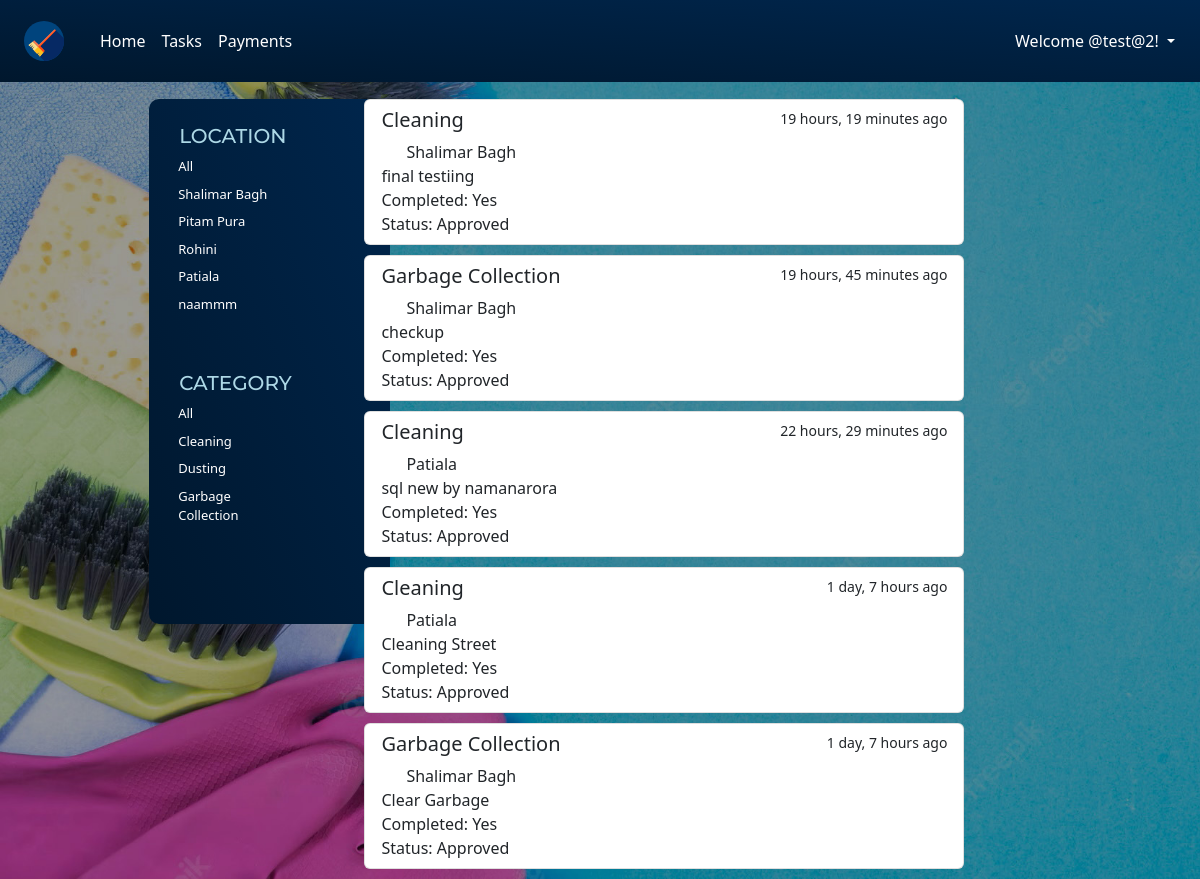
The page / (signed in) on the database its author committed.
### base/models.py (models this page shows)
class Location(models.Model):
    name = models.CharField(max_length=100)
    def __str__(self):
        return self.name

class Category(models.Model):
    name = models.CharField(max_length=100)
    def __str__(self):
        return self.name

class Tasks(models.Model):
    name = models.CharField(max_length=100)
    assigned = models.ForeignKey(User,on_delete=models.CASCADE,null=True,blank=True)
    category = models.ForeignKey(Category,on_delete=models.CASCADE)
    location = models.ForeignKey(Location,on_delete=models.CASCADE)
    created = models.DateTimeField(auto_now_add=True)
    completed = models.DateTimeField(null=True, default=None,blank=True)
    approved_time = models.DateTimeField(null=True, default=None,blank=True)
    approved = models.BooleanField(default=False)
    image = models.ImageField(upload_to='task_images',null=True,blank=True)
    def __str__(self):
        return self.name
    class Meta:
        ordering = ['-created']

### base/views.py (the view)
# urls.py: path('',views.home,name="home"),
@login_required(login_url='loginPage')
def home(request):
    q=request.GET.get('q') if request.GET.get('q') != None else ''
    if request.user.is_staff:
        tasks = Tasks.objects.filter(
            Q(location__name__icontains = q) |
            Q(category__name__icontains = q)
        )
    else:
        tasks = request.user.tasks_set.filter(
            Q(location__name__icontains = q) |
            Q(category__name__icontains = q)
        )
    print(tasks)
    location = Location.objects.all()
    category = Category.objects.all()
    context = {'tasks':tasks,'locations':location, "categories":category}
    return render(request,"base/home.html",context)

### base/templates/base/home.html (shortened to what this page needs)
{% extends "main.html" %}
{% load static %}
{% block head %}
<link rel="stylesheet" href="{% static 'styles/home.css' %}">
    {% endblock %}
    {% block content %}
    <br />
    <div class="d-flex">
      <div class="d-flex m-100">
        <nav class="left-box flex-column bg-dark d-inline-block">
          <h3 class="location">LOCATION</h3>
          {% include "base/location_component.html" %}
          <br>
          <br>
          <h3 class="location">CATEGORY</h3>
          {% include "base/Category_component.html" %}
          <br>
        </nav>
      </div>
      <div class="d-flex kush flex-column w-50">
        {% include "base/Task_component.html" %}
      </div>
    </div>
  {% endblock %}

### templates/navbar.html (shortened to what this page needs)
{% load static %}
<section class="bg-nav fixed-top">
  <nav class="navbar navbar-expand-lg rounded ">
    <div class="container-fluid">
      <nav class="navbar">
        <div class="container">
          <a class="navbar-brand" href="{% url 'home' %}">
            <img src="{% static 'images/logo3.svg' %}" alt="Logo" width="40" height="40">
          </a>
        </div>
      </nav>
      <div class="collapse navbar-collapse" id="navbarSupportedContent">
        <ul class="navbar-nav me-auto mb-2 mb-lg-0">
          <li class="nav-item">
            <a class="nav-link active text-white" aria-current="page" href="#"
              >Home</a
            >
          </li>
          <li class="nav-item">
            <a class="nav-link text-white" href="#">Tasks</a>
          </li>
          <li class="nav-item">
            <a class="nav-link text-white" href="#">Payments</a>
          </li>
        </ul>
        <form class="d-flex" role="search">
          <div class="dropdown">
            <button
              class="btn dropdown-toggle text-white"
              type="button"
              data-bs-toggle="dropdown"
              aria-expanded="false"
            >
              Welcome @{{ request.user.username }}!
            </button>
          </div>
        </form>
      </div>
    </div>
  </nav>
  </section>

### base/templates/base/location_component.html
  <a href="{% url 'home' %}" class="nav-link text-white tags">All</a>
{% for location in locations %}
<a href="{% url 'home' %}?q={{ location.name|urlencode }}" class="nav-link text-white tags">{{ location.name }}</a>
{% endfor %}

### base/templates/base/category_component.html
  <a href="{% url 'home' %}" class="nav-link text-white tags">All</a>
{% for category in categories %}
<a href="{% url 'home' %}?q={{ category.name|urlencode }} " class="nav-link text-white tags">{{ category.name }}</a>
{% endfor %}

### base/templates/base/task_component.html
{% load static %}
  {% for task in tasks %}
        {% if request.user.is_staff %}
        <div class="list-group w-100 list task">
          <a
            href="{% url 'taskApprove' task.id %}"
            class="list-group-item list-group-item-action"
            aria-current="true"
          >
            <div class="d-flex w-100 justify-content-between">
              <h5 class="mb-2 font-weight-bold">{{ task.category }}</h5>
              <small>{{task.created|timesince}} ago</small>
            </div>
            <div class="d-flex flex-horizontal ml-0">
              <object
                class="logo"
                data="{% static 'Images/location1.svg' %}"
                width="25"
                height="20"
              ></object>
              <p class="mb-0">{{ task.location }}</p>
            </div>
            <h5 class="font-weight-bold w-2 mb-0">{{ task.name }}</h5>
            {% if task.completed is None %}
            Completed: No <br>
            {% else %}
              Completed: Yes <br>
            {% endif %}
            {% if task.approved is False %}
            <h6 class="leftbox-right font-weight-bold w-2 mb-0 text-red">Status: Not Approved</h6>
            {% else %}
            <h6 class="leftbox-right font-weight-bold mb-0">Status: Approved</h6>
            {% endif %}
            Assigned to- @{{ task.assigned.username}} <br>
          </a>
        </div>
        {% else %}
        <div class="list-group w-100 list task">
          <a
            href="{% url 'taskImage' task.id %}"
            class="list-group-item list-group-item-action"
            aria-current="true"
          >
            <div class="d-flex w-100 justify-content-between">
              <h5 class="mb-2">{{ task.category }}</h5>
              <small>{{task.created|timesince}} ago</small>
            </div>
            <div class="d-flex flex-horizontal ml-0">
              <object
                class="logo"
                data="{% static 'Images/location1.svg' %}"
                width="25"
                height="20"
              ></object>
              <p class="mb-0">{{ task.location }}</p>
            </div>
            {{ task.name }} <br>
            {% if task.completed is None %}
              Completed: No <br>
            {% else %}
              Completed: Yes <br>
            {% endif %}
            {% if task.approved is False %}
              Status: Not Approved    <br>
            {% else %}
              Status: Approved     <br>
            {% endif %}
          </a>
        </div>
        {% endif %}
        {% endfor %}

### static/styles/home.css (style rules this page uses)
body { background-image: url(/Images/background.jpeg); background-image: url(http://127.0.0.1:8000/static/images/background.jpeg); background-repeat: no-repeat; background-size: cover; padding-top: 75px; }
.task { margin-bottom: 10px; }
.bg-nav { background-image: linear-gradient(to top right, #00172d, #00264d); }
.kush { margin-left: 20%; }
.location { font-family: 'Montserrat', sans-serif; margin:auto; padding: 5px; font-size: 20px; color: lightblue; }
.tags { margin:auto; padding: 4px; font-size: 13px; text-decoration: none; }
.left-box { text-align: left; padding: 20px; margin-left: 120%; background-image: linear-gradient(to top right, #00172d, #00264d); height: 100%; padding: 20px 75% 20px 20%; max-height: 525px; border-radius: 10px; }

### rows shown on the page
Location: name "Shalimar Bagh"
Location: name "Pitam Pura"
Location: name "Rohini"
Location: name "Patiala"
Location: name "naammm"
Category: name "Cleaning"
Category: name "Dusting"
Category: name "Garbage Collection"
Tasks: category "Cleaning", created "19 hours, 19 minutes", location "Shalimar Bagh", name "final testiing", shows "Completed: Yes", approved "Status: Approved"
Tasks: category "Garbage Collection", created "19 hours, 45 minutes", location "Shalimar Bagh", name "checkup", shows "Completed: Yes", approved "Status: Approved"
Tasks: category "Cleaning", created "22 hours, 29 minutes", location "Patiala", name "sql new by namanarora", shows "Completed: Yes", approved "Status: Approved"
Tasks: category "Cleaning", created "1 day, 7 hours", location "Patiala", name "Cleaning Street", shows "Completed: Yes", approved "Status: Approved"
Tasks: category "Garbage Collection", created "1 day, 7 hours", location "Shalimar Bagh", name "Clear Garbage", shows "Completed: Yes", approved "Status: Approved"

### other values the page prints
{{ request.user.username }} "test@2"
